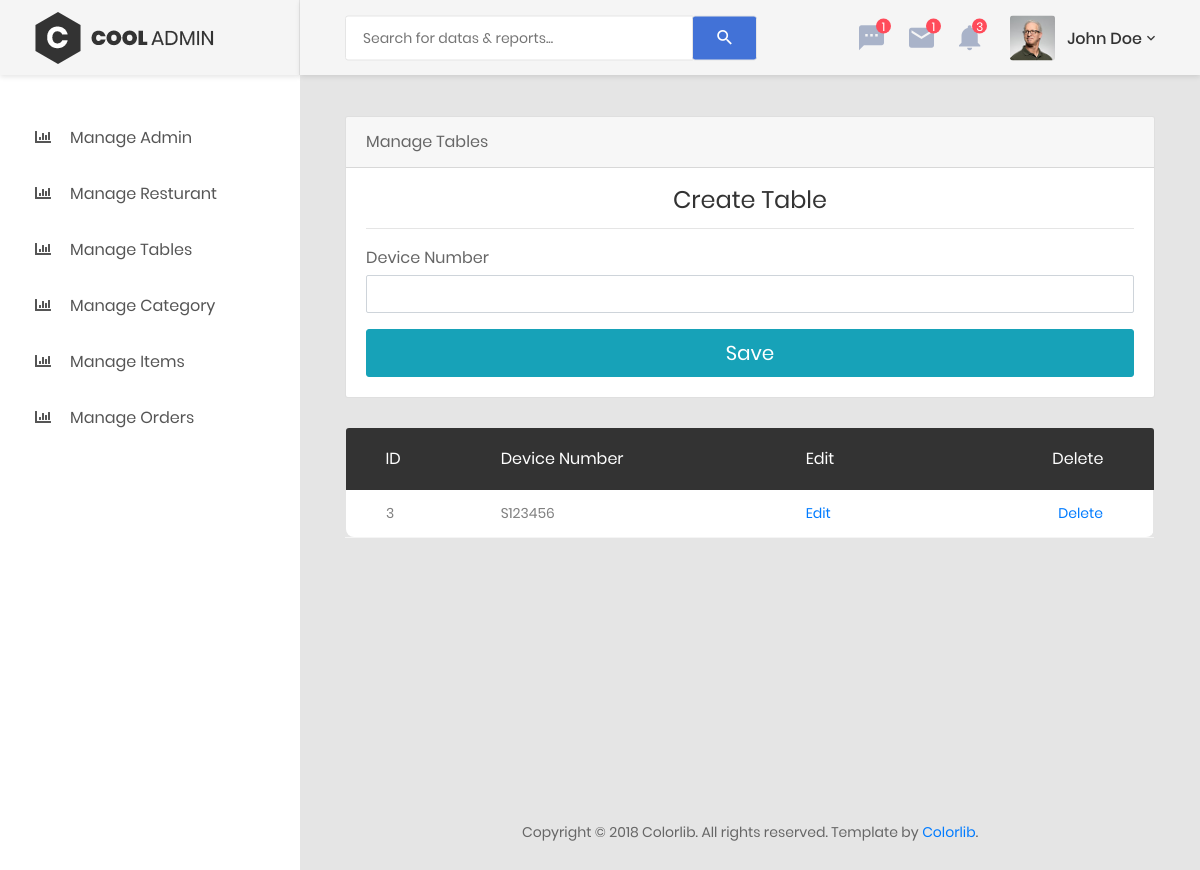
The page /admin/manage_tables.php (signed in) on the database as committed earlier.
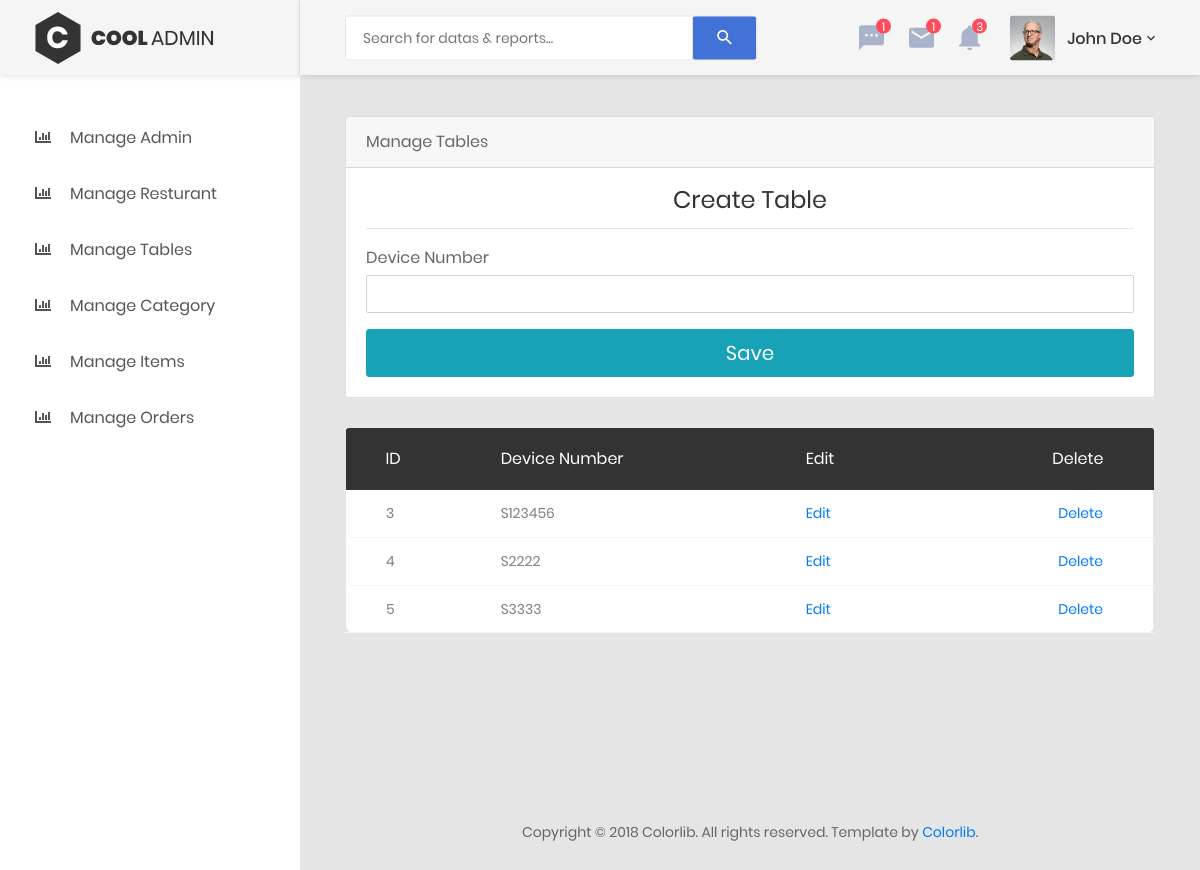
The same page on the database as committed later.
### tables this page shows
CREATE TABLE `tables` (
  `table_id` int(3) NOT NULL,
  `rest_id` int(3) NOT NULL,
  `device_number` varchar(50) NOT NULL
);

### admin/manage_tables.php (the view, shortened to what this page needs)
<?php
include('includes/admin_header.php');
include('includes/connection.php');
$rest_id  = $_SESSION['admin_id'];
 ?>
<div class="main-content">
                <div class="section__content section__content--p30">
                    <div class="container-fluid">
                        <div class="row">
                            <div class="col-lg-12">
                                <div class="card">
                                    <div class="card-header">Manage Tables</div>
                                    <div class="card-body">
                                        <div class="card-title">
                                            <h3 class="text-center title-2">Create Table</h3>
                                        </div>
                                        <hr>
                                        <form action="" method="post">
                                            <div class="form-group">
                                                <label for="cc-payment" class="control-label mb-1">Device Number</label>
                                                <input name="device_number" type="text" class="form-control">
                                            </div>
                                            <div>
                                                <button type="submit" class="btn btn-lg btn-info btn-block" name="submit">
                                                    <span id="payment-button-amount">Save</span>
                                                </button>
                                            </div>
                                        </form>
                                    </div>
                                </div>
                            </div>
                            </div>
                        </div>
                <div class="col-md-12">
                                <div class="table-responsive m-b-40">
                                    <table class="table table-borderless table-data3">
                                        <thead>
                                            <tr>
                                                <th>ID</th>
                                                <th>Device Number</th>
                                                <th>Edit</th>
                                                <th>Delete</th>
                                            </tr>
                                        </thead>
                                        <tbody>
                                          <?php
                                            $query = "select * from tables where rest_id = $rest_id";
                                            $result       = mysqli_query($conn,$query);
                                            while($row    = mysqli_fetch_assoc($result)){
                                                echo "<tr>";
                                                echo "<td>{$row['table_id']}</td>";
                                                echo "<td>{$row['device_number']}</td>";
                                                echo "<td><a href='edit_table.php?id={$row['table_id']}'>Edit</a></td>";
                                                echo "<td><a href='delete_table.php?id={$row['table_id']}'>Delete</a></td>";
                                                echo "</tr>";
                                        }
                                           ?>
                                        </tbody>
                                    </table>
                                </div>
                            </div>
                             </div>
                </div>
<?php include('includes/admin_footer.php'); ?>

Rows that differ between the two databases and show on the page:
added tables: table_id "4", device_number "S2222"
added tables: table_id "5", device_number "S3333"
